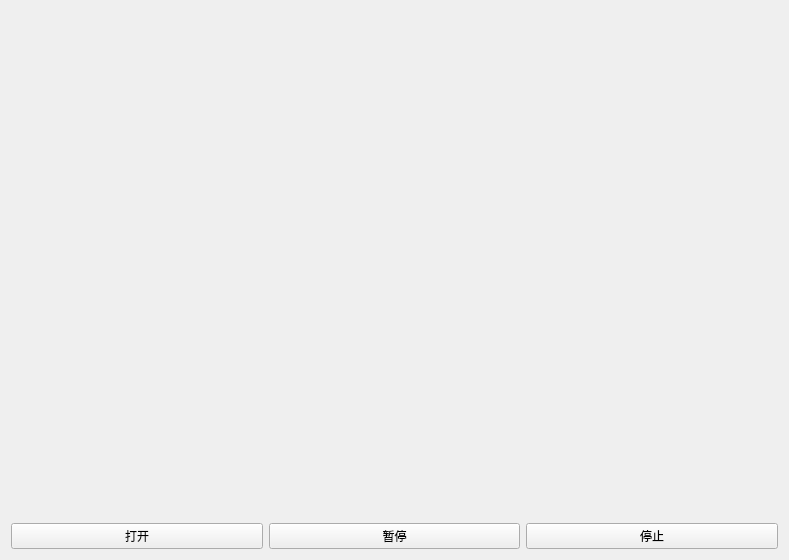
<?xml version="1.0" encoding="UTF-8"?>
<ui version="4.0">
 <class>Widget</class>
 <widget class="QWidget" name="Widget">
  <property name="geometry">
   <rect>
    <x>0</x>
    <y>0</y>
    <width>789</width>
    <height>560</height>
   </rect>
  </property>
  <property name="windowTitle">
   <string>VlcWidget</string>
  </property>
  <layout class="QGridLayout" name="gridLayout">
   <item row="1" column="0">
    <widget class="QPushButton" name="pushButton_start">
     <property name="text">
      <string>打开</string>
     </property>
    </widget>
   </item>
   <item row="1" column="1">
    <widget class="QPushButton" name="pushButton_pause">
     <property name="text">
      <string>暂停</string>
     </property>
     <property name="checkable">
      <bool>true</bool>
     </property>
    </widget>
   </item>
   <item row="1" column="2">
    <widget class="QPushButton" name="pushButton_stop">
     <property name="text">
      <string>停止</string>
     </property>
    </widget>
   </item>
   <item row="0" column="0" colspan="3">
    <widget class="VlcWidgetVideo" name="VlcWidget" native="true"/>
   </item>
  </layout>
 </widget>
 <layoutdefault spacing="6" margin="11"/>
 <customwidgets>
  <customwidget>
   <class>VlcWidgetVideo</class>
   <extends>QWidget</extends>
   <header location="global">VLCQtWidgets/WidgetVideo.h</header>
   <container>1</container>
   <slots>
    <signal>fullscreen()</signal>
    <slot>toggleFullscreen()</slot>
   </slots>
  </customwidget>
 </customwidgets>
 <resources/>
 <connections/>
</ui>
